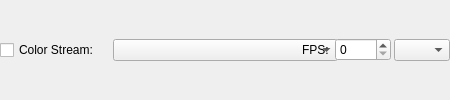
          <widget class="QWidget" name="widget_color_stream" native="true">
           <property name="sizePolicy">
            <sizepolicy hsizetype="Fixed" vsizetype="Preferred">
             <horstretch>0</horstretch>
             <verstretch>0</verstretch>
            </sizepolicy>
           </property>
           <property name="minimumSize">
            <size>
             <width>450</width>
             <height>0</height>
            </size>
           </property>
           <property name="maximumSize">
            <size>
             <width>450</width>
             <height>16777215</height>
            </size>
           </property>
           <layout class="QHBoxLayout" name="horizontalLayout_25">
            <property name="spacing">
             <number>3</number>
            </property>
            <property name="leftMargin">
             <number>0</number>
            </property>
            <property name="topMargin">
             <number>0</number>
            </property>
            <property name="rightMargin">
             <number>0</number>
            </property>
            <property name="bottomMargin">
             <number>0</number>
            </property>
            <item>
             <widget class="QCheckBox" name="checkBox_color_stream">
              <property name="sizePolicy">
               <sizepolicy hsizetype="Fixed" vsizetype="Preferred">
                <horstretch>0</horstretch>
                <verstretch>0</verstretch>
               </sizepolicy>
              </property>
              <property name="minimumSize">
               <size>
                <width>110</width>
                <height>0</height>
               </size>
              </property>
              <property name="maximumSize">
               <size>
                <width>110</width>
                <height>16777215</height>
               </size>
              </property>
              <property name="text">
               <string>Color Stream:</string>
              </property>
             </widget>
            </item>
            <item>
             <widget class="QComboBox" name="comboBox_color_stream">
              <property name="sizePolicy">
               <sizepolicy hsizetype="Fixed" vsizetype="Fixed">
                <horstretch>0</horstretch>
                <verstretch>0</verstretch>
               </sizepolicy>
              </property>
              <property name="minimumSize">
               <size>
                <width>225</width>
                <height>0</height>
               </size>
              </property>
              <property name="maximumSize">
               <size>
                <width>225</width>
                <height>16777215</height>
               </size>
              </property>
             </widget>
            </item>
            <item>
             <widget class="QLabel" name="label_title_color_fps">
              <property name="sizePolicy">
               <sizepolicy hsizetype="Fixed" vsizetype="Preferred">
                <horstretch>0</horstretch>
                <verstretch>0</verstretch>
               </sizepolicy>
              </property>
              <property name="minimumSize">
               <size>
                <width>30</width>
                <height>0</height>
               </size>
              </property>
              <property name="maximumSize">
               <size>
                <width>30</width>
                <height>16777215</height>
               </size>
              </property>
              <property name="text">
               <string>FPS:</string>
              </property>
             </widget>
            </item>
            <item>
             <widget class="QSpinBox" name="spinBox_color_fps">
              <property name="sizePolicy">
               <sizepolicy hsizetype="Fixed" vsizetype="Fixed">
                <horstretch>0</horstretch>
                <verstretch>0</verstretch>
               </sizepolicy>
              </property>
              <property name="minimumSize">
               <size>
                <width>56</width>
                <height>0</height>
               </size>
              </property>
              <property name="maximumSize">
               <size>
                <width>56</width>
                <height>16777215</height>
               </size>
              </property>
             </widget>
            </item>
            <item>
             <widget class="QComboBox" name="comboBox_color_fps">
              <property name="sizePolicy">
               <sizepolicy hsizetype="Fixed" vsizetype="Fixed">
                <horstretch>0</horstretch>
                <verstretch>0</verstretch>
               </sizepolicy>
              </property>
              <property name="minimumSize">
               <size>
                <width>56</width>
                <height>0</height>
               </size>
              </property>
              <property name="maximumSize">
               <size>
                <width>56</width>
                <height>16777215</height>
               </size>
              </property>
             </widget>
            </item>
            <item>
             <spacer name="horizontalSpacer_6">
              <property name="orientation">
               <enum>Qt::Horizontal</enum>
              </property>
              <property name="sizeType">
               <enum>QSizePolicy::Expanding</enum>
              </property>
              <property name="sizeHint" stdset="0">
               <size>
                <width>40</width>
                <height>20</height>
               </size>
              </property>
             </spacer>
            </item>
           </layout>
          </widget>
